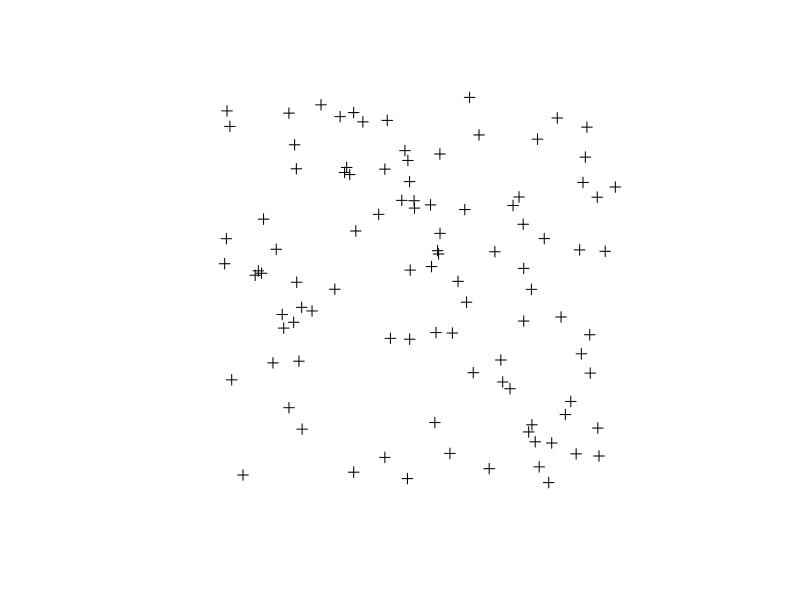
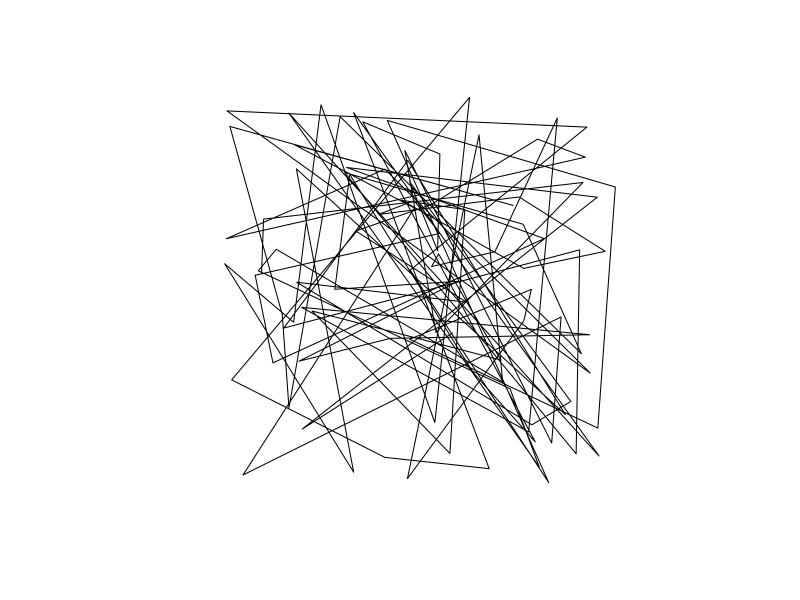

The R source for these figures, in order:
library(raster)
library(sp)
library(geosphere)

# generate 100 random XY coords 
x_coords <- runif(n = 100, min = -100, max = -80)
y_coords <- runif(n = 100, min = 25, max = 45)

# make a unique identifier for each line
ID <- paste0("line_",1:100)
ID

#Now that we have the endpoints, we need to create a Line 
#object then convert that to a Lines object and give them 
#an ID then we can finally convert them to SpatialLines. 
#Here, we’ll use the first two points for our first line.

line_obj <- sp::Line(cbind(x_coords[1:2],y_coords[1:2]))

lines_obj <- sp::Lines(list(line_obj),ID=ID[1])

firstLine <- sp::SpatialLines(list(lines_obj))

# make SpatialPoints
points <- sp::SpatialPoints(cbind(x_coords,y_coords))

plot(points)

# use as to convert to line
sp_line <- as(points,"SpatialLines")

plot(sp_line)

# great circle distance along our line
geosphere::lengthLine(sp_line)
